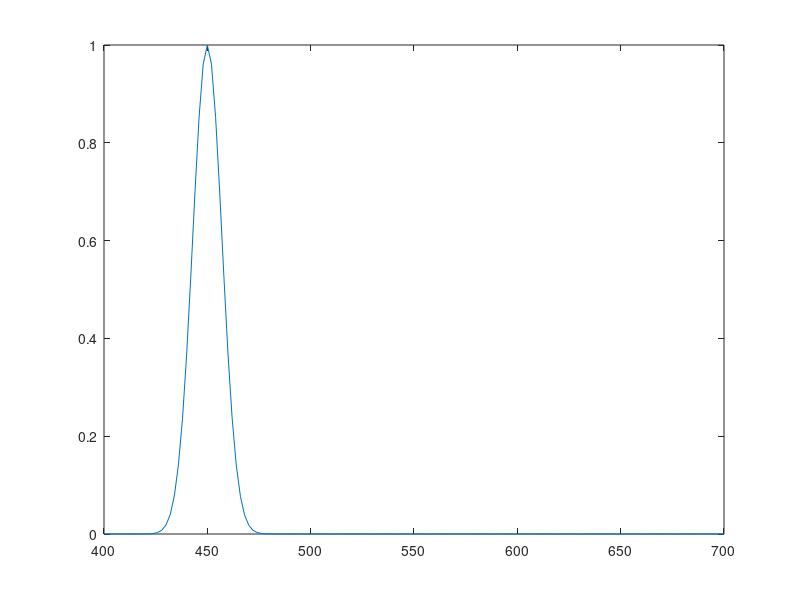

The MATLAB source for this figure:
%% Narror Blue spectrum
clear;
lambda = linspace(400,700,151);
I0 = 1;
L0 = 450;
FWHM = 100;
I = I0 * exp(-(lambda-L0).^2/FWHM);
figure(2)
plot(lambda,I)